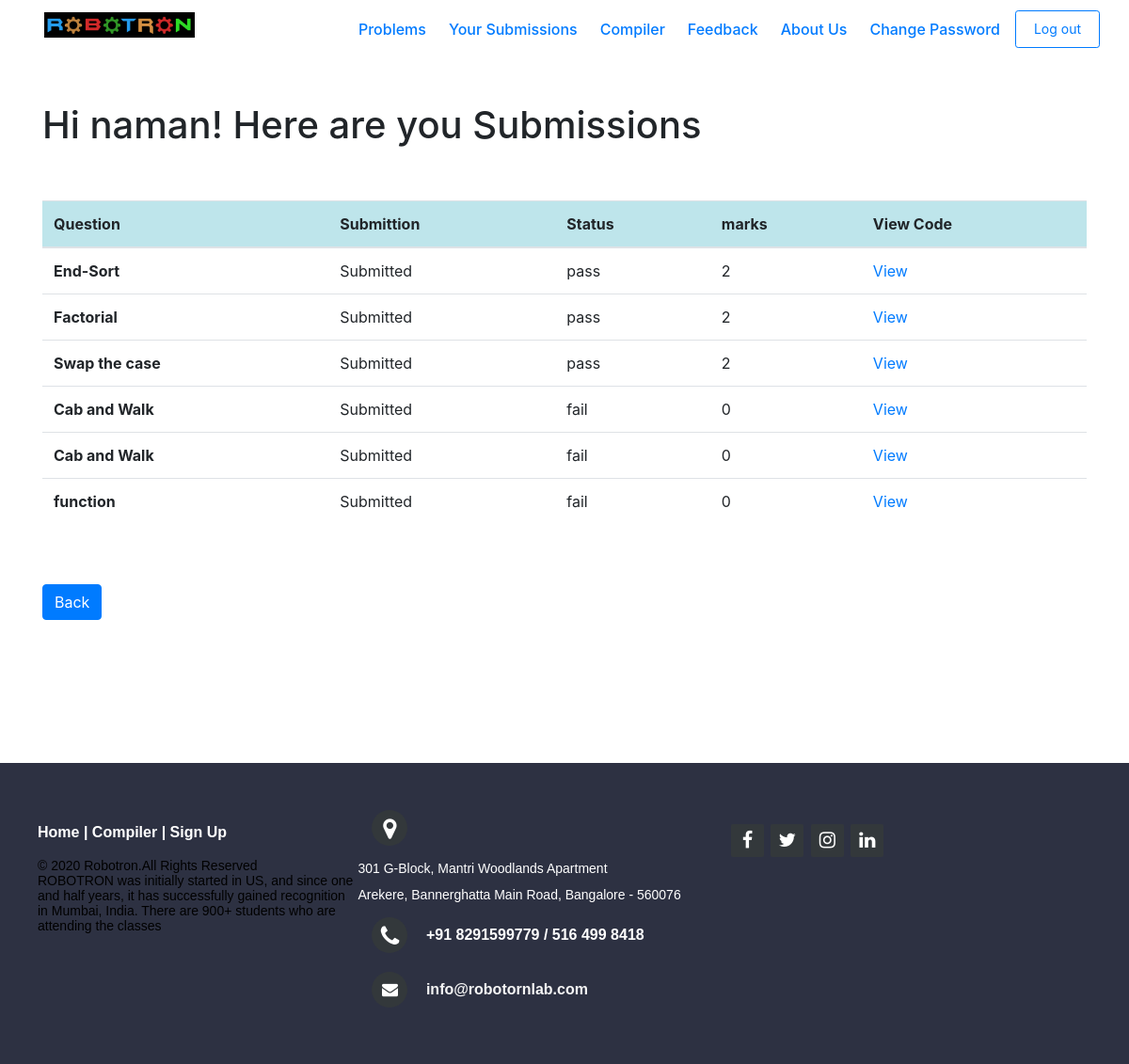
The page /problems/result/ (signed in) on the database its author committed.
### accounts/models.py (models this page shows)
class User(AbstractUser):
    is_student = models.BooleanField(default=False)
    is_teacher = models.BooleanField(default=False)

### problems/models.py (models this page shows)
class Response(models.Model):
    user=models.ForeignKey(User,on_delete=models.CASCADE)
    ass=models.ForeignKey(problem_detail,on_delete=models.CASCADE)
    submittion=models.CharField(max_length=20)
    status=models.CharField(max_length=20)
    name=models.CharField(max_length=30)
    question=models.CharField(max_length=30)
    code=models.TextField()
    marks=models.IntegerField(blank=True,null=True)
    def __str__(self):
        return self.name

class problem_detail(models.Model):
    no=models.IntegerField(primary_key=True)
    name=models.CharField(max_length=100)
    difficulty=models.CharField(max_length=100)
    info=models.CharField(max_length=100)
    que=models.TextField()
    input1=models.TextField()
    input2=models.TextField()
    output1=models.TextField()
    output2=models.TextField()
    def __str__(self):
        return self.name

### problems/views.py (the view)
# urls.py: path('result/',views.result,name='result'),
def result(request):
    user=request.user
    print(user.id)
    verma=Response.objects.filter(Q(name__icontains=user))
    print(verma)
    return render(request,'problems/result.html',{'user':user,'verma':verma})

### problems/templates/problems/result.html
{% extends "problems/base.html" %}
{% load static %}
{% block content %}
<br><br>
<h1>Hi {{user}}! Here are you Submissions</h1>
<br><br>
    <table class="table table-hover">
      <thead>
        <tr class="table-info">
          <th scope="col">Question</th>
          <th scope="col">Submittion</th>
          <th scope="col">Status</th>
          <th scope="col">marks</th>
          <th scope="col">View Code</th>
        </tr>
      </thead>
      <tbody>
        {% for e in verma%}
        <tr>
          <th scope="row">{{e.ass}}</th>
          <td>{{e.submittion}}</td>
          <td>{{e.status}}</td>
          <td>{{e.marks}}</td>
          <td> <a href="/problems/code/{{e.id}}">View</a> </td>
        </tr>
        {%endfor%}
      </tbody>
    </table>
<br><br>
<button class="btn btn-primary" onclick="window.location.href='/problems/student'">Back</button>
{%endblock%}

### rows shown on the page
User: username "naman"
Response: ass "End-Sort", submittion "Submitted", status "pass", marks "2"
Response: ass "Factorial", submittion "Submitted", status "pass", marks "2"
Response: ass "Swap the case", submittion "Submitted", status "pass", marks "2"
Response: ass "Cab and Walk", submittion "Submitted", status "fail", marks "0"
Response: ass "Cab and Walk", submittion "Submitted", status "fail", marks "0"
Response: ass "function", submittion "Submitted", status "fail", marks "0"
